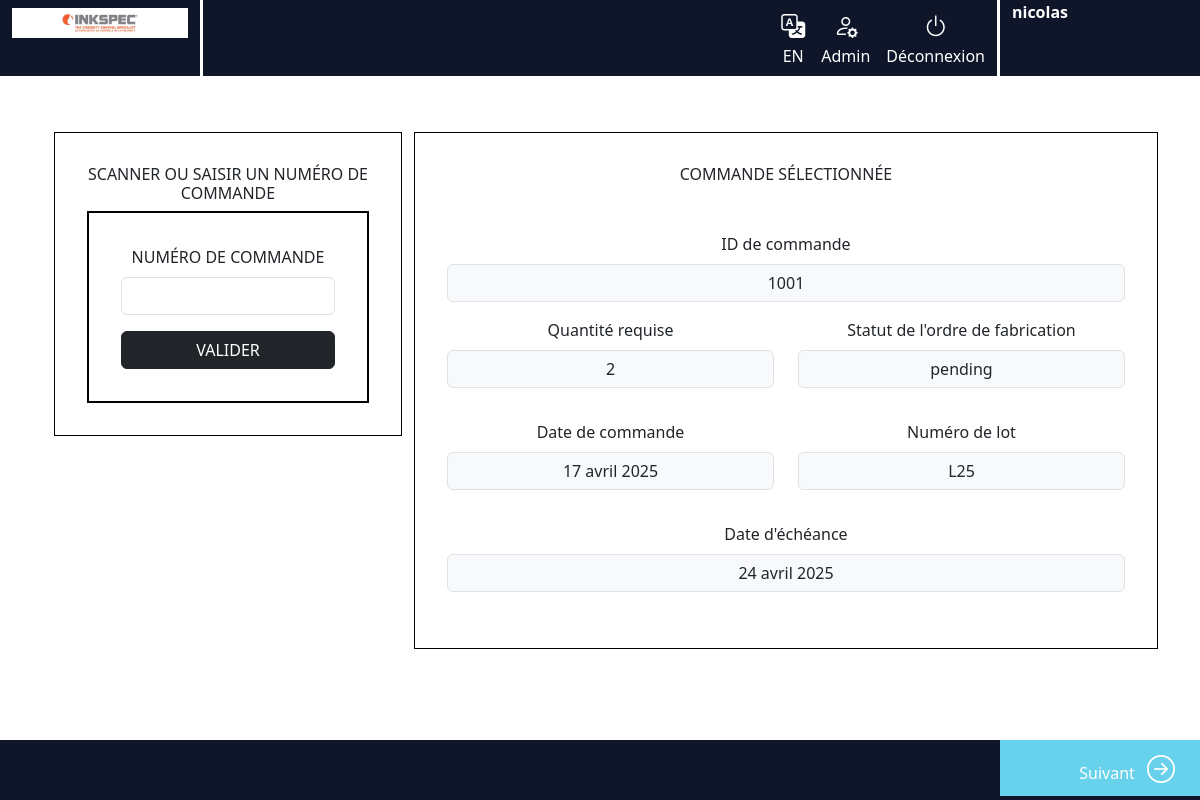
/orders/1001/ (signed in), run on the app's committed database.
### tasks/models.py (models this page shows, shortened)
class Order(models.Model):
    order_id = models.PositiveIntegerField(
        unique=True,
        verbose_name=_("Identifiant de commande")
    )
    quantity = models.PositiveIntegerField(
        verbose_name=_("Quantité commandée")
    )
    order_date = models.DateField(
        verbose_name=_("Date de la commande")
    )
    due_date = models.DateField(
        verbose_name=_("Date limite de livraison")
    )
    class MOStatus(models.TextChoices):
        PENDING = 'pending', _('En attente')
        SHIPPED = 'shipped', _('Expédiée')
        DELIVERED = 'delivered', _('Livrée')
    mo_status = models.CharField(
        max_length=20,
        choices=MOStatus.choices,
        verbose_name=_("Statut de la commande")
    )
    lot_number = models.CharField(
        max_length=5,
        verbose_name=_("Numéro de lot")
    )
    codeitem = models.ForeignKey(
        'CodeItem',
        on_delete=models.PROTECT,
        verbose_name=_("Item codé")
    )

### tasks/views.py (the view)
# urls.py: path('orders/<int:order_id>/', views.order_detail, name='order_detail'),
def order_detail(request, order_id):
    if request.method == "GET":
        try:
            order = Order.objects.get(order_id=order_id)
            return render(request, 'order_detail.html', {
                'order': order,
            })
        except Order.DoesNotExist:
            return render(request, 'order_detail.html', {
                'error': _('La commande ne existe pas.')  # ✅ Traduction avec _
            })

### tasks/templates/order_detail.html (shortened to what this page needs)
{% extends 'base.html' %}
{% load i18n %}
{% block content %}
<div class="container-fluid">
    <div class="row">
        <div class="col-12 col-md-4 order-2 order-md-1">
            {% include '_order_detail_form.html' %}
        </div>
        {% if order %}
        <div class="col-12 col-md-8 order-2 order-md-1" id="selectedOrder">
            <div class="col text-center text-uppercase mb-5">
                <h6>{% trans "COMMANDE SÉLECTIONNÉE" %}</h6>
            </div>
            <div class="mx-auto order-form-wrapper">
                <div class="mb-3">
                    <label class="form-label">{% trans "ID de commande" %}</label>
                    <p class="form-control bg-light">{{ order.order_id }}</p>
                </div>
                <div class="row">
                    <div class="col-md-6 mb-3">
                        <label class="form-label">{% trans "Quantité requise" %}</label>
                        <p class="form-control bg-light">{{ order.quantity }}</p>
                    </div>
                    <div class="col-md-6 mb-3">
                        <label class="form-label">{% trans "Statut de l'ordre de fabrication" %}</label>
                        <p class="form-control bg-light">{{ order.mo_status }}</p>
                    </div>
                </div>
                <div class="row">
                    <div class="col-md-6 mb-3">
                        <label class="form-label">{% trans "Date de commande" %}</label>
                        <p class="form-control bg-light">{{ order.order_date }}</p>
                    </div>
                    <div class="col-md-6 mb-3">
                        <label class="form-label">{% trans "Numéro de lot" %}</label>
                        <p class="form-control bg-light">{{ order.lot_number }}</p>
                    </div>
                </div>
                <div class="mb-4">
                    <label class="form-label">{% trans "Date d'échéance" %}</label>
                    <p class="form-control bg-light">{{ order.due_date }}</p>
                </div>
            </div>
        </div>
        {% endif %}
    </div>
</div>
{% endblock %}
{% block footer %}
{% if order and order.codeitem and order.codeitem.procedure %}
<div class="row">
    <div class="col-10" id="div5"></div>
    <div class="col-2" id="div6">
        <a href="{% url 'procedure_detail' order.codeitem.procedure.id %}" class="btn btn-link text-decoration-none"
           style="color: white;">
            <span>{% trans "Suivant" %}</span>
            <i class="bi bi-arrow-right-circle fs-3 ms-2"></i>
        </a>
    </div>
</div>
{% endif %}
{% endblock %}

### tasks/templates/base.html (shortened to what this page needs)
{% load static %}
{% load i18n %}
<!DOCTYPE html>
<html lang="fr">
<head>
    <link rel="stylesheet" href="{% static 'tasks/css/style.css' %}">
    <link rel="stylesheet" href="https://cdn.jsdelivr.net/npm/bootstrap@5.3.5/dist/css/bootstrap.min.css">
    <link rel="stylesheet" href="https://cdn.jsdelivr.net/npm/bootstrap-icons@1.10.5/font/bootstrap-icons.css">
</head>
<body>
    <header>
        <div class="container-fluid">
            <div class="row">
                <div class="col-2" id="div1">
                    <img src="{% static 'tasks/images/inkspeclogo.jpg' %}" alt="Inkspec" width="1000" height="1000"
                        class="img-fluid mt-2">
                </div>
                <div class="col-8" id="div2">
                    <ul class="navbar-nav d-flex flex-row justify-content-end w-100 mb-2 mb-lg-0 gap-3">
                        <li class="nav-item text-center mt-2">
                            <form id="langForm" action="{% url 'set_language' %}" method="post">
                                <button type="submit" class="nav-link active d-flex flex-column align-items-center bg-transparent border-0 p-0">
                                    {% if LANGUAGE_CODE == 'fr' %}
                                        <i class="bi bi-translate fs-4" id="langIcon" title="Switch to English"></i>
                                        <span class="large">EN</span>
                                    {% else %}
                                        <i class="bi bi-translate fs-4" id="langIcon" title="Passer au français"></i>
                                        <span class="large">FR</span>
                                    {% endif %}
                                </button>
                            </form>
                        </li>
                        <li class="nav-item text-center">
                            <a class="nav-link active d-flex flex-column align-items-center"
                                href="{% url 'admin:index' %}">
                                <i class="bi bi-person-gear fs-4"></i>
                                <span>{% trans "Admin" %}</span>
                            </a>
                        </li>
                        {% if user.is_authenticated %}
                        <li class="nav-item text-center">
                            <a class="nav-link active d-flex flex-column align-items-center" href="{% url 'logout' %}">
                                <i class="bi bi-power fs-4"></i>
                                <span>{% trans "Déconnexion" %}</span>
                            </a>
                        </li>
                        {% endif %}
                    </ul>
                </div>
                <div class="col-2" id="div3">
                    {% if user.is_authenticated %}
                    <span class="navbar-text fw-bold">
                        {{ user.username }} {% block timer %}{% endblock %}
                    </span>
                    {% else %}
                    <p class="navbar-text text-white">{% trans "Utilisateur non connecté" %}</p>
                    {% endif %}
                </div>
            </div>
        </div>
    </header>
    <main class="container mt-4">
        {% block content %}
        {% endblock %}
    </main>
    <footer class="container-fluid">
        {% block footer %}
        {% endblock %}
    </footer>
</body>
</html>

### tasks/static/tasks/css/style.css (style rules this page uses)
#div1 { background-color: #0f1629; }
#div2 { background-color: #0f1629; border-left: 3px solid white; border-right: 3px solid white; color: white; }
#div3 { background-color: #0f1629; color: white; }
#div5 { background-color: #0f1629; }
#div6 { background-color: #68d2ec; color: white; text-align: end; }
main { flex: 1; justify-content: center; align-items: center; text-align: center; padding: 2rem; }
html, body { height: 100%; margin: 0; padding: 0; }
body { display: flex; flex-direction: column; }
#scanOrder, #selectedOrder { border: 1px solid black; padding: 2em; }
footer { background-color: #0f1629; height: 60px; }

### data on the page
Order: order_id "1001", quantity "2", mo_status "pending", order_date "17 avril 2025", lot_number "L25", due_date "24 avril 2025"

### other printed values
{{ user.username }} "nicolas"
